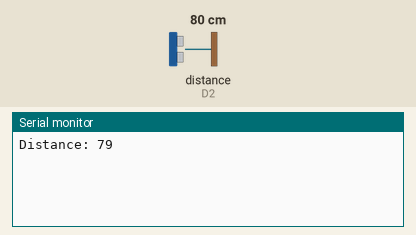
Recording of a sketch running on a simulated ESP8266 (NodeMCU). Parts: the last lines printed to the serial monitor. Wiring (inferred from the names in the program): ultrasonic range finder: trigger D0; echo D2. Inputs (shaded band) come from the test bench; at power-on: distance to the obstacle (sensor on D2) 80 cm. The echo pulse lasts 58.3 µs per cm; WiFi joins after 1.5 s; servers stay silent unless stated.

Above: at 3.0 s.
3.1 s: distance to the obstacle (sensor on D2) set to 2 cm
At 4.4 s:
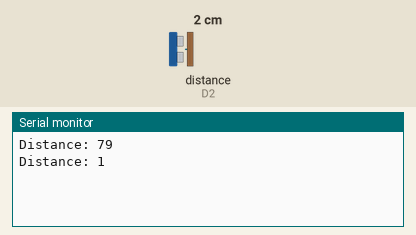
4.6 s: distance to the obstacle (sensor on D2) set to 4 cm
At 5.3 s:
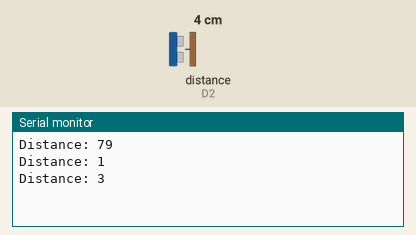
Timing chart, 0 to 7.6 s (numbered marks = the images above; inputs shaded):
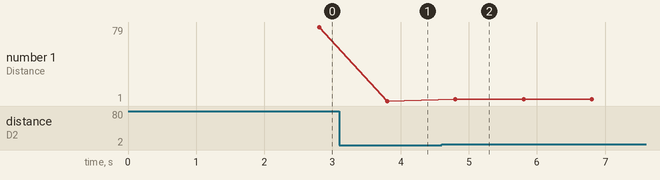

The sketch:

FINAL.ino
```cpp
#define BLYNK_PRINT Serial


#include <SPI.h>
#include <Ethernet.h>
#include <BlynkSimpleEsp8266.h>

char auth[] = "0ee0607502c8417d8b6cfefa38ab7f3a";
char ssid[] = "MOTOROLA-9F672";    // Your WiFi credentials.
char pass[] = "2958b1231bb27d6c7d63";

BlynkTimer timer;

const int trigPin = D0;
const int echoPin = D2;
long duration;
int distance;
WidgetLCD lcd(V1);

void sendSensor() {
digitalWrite(trigPin, LOW);
delayMicroseconds(2);
digitalWrite(trigPin, HIGH);
delayMicroseconds(10);
digitalWrite(trigPin, LOW);

duration = pulseIn(echoPin, HIGH);
distance= duration*0.034/2;
Serial.print("Distance: ");
Serial.println(distance);
if(distance<10)
{
 Blynk.email("XXXXXXXXXXXXXXX@gmail.com", "ESP8266 Alert", "BIN FULL!");
 Blynk.notify("BIN FULL..!");
}
lcd.print(7, 1, distance);
Blynk.virtualWrite(V0, distance);
}

void setup() {
pinMode(trigPin, OUTPUT);
pinMode(echoPin, INPUT);
Serial.begin(9600);
Blynk.begin(auth, ssid, pass);
lcd.clear();
timer.setInterval(1000L, sendSensor);
}

void loop()
{
  Blynk.run();
  timer.run();
}
```

Measured:
- after the input at 3.1 s, the serial monitor: prints a new line after 0.70 s (image 1)
- after the input at 4.6 s, the serial monitor: prints a new line after 0.20 s (image 2)
- plotted number 1: 79 → 1 after the input at 3.1 s, 1 → 3 after the input at 4.6 s
